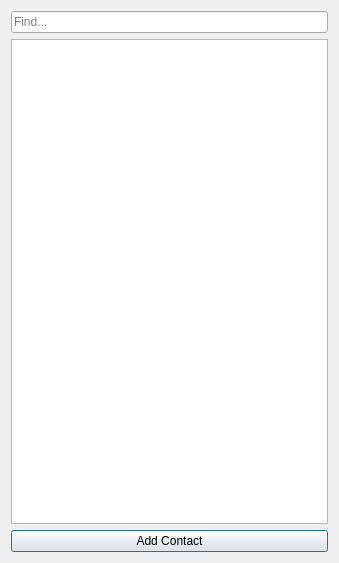
<?xml version="1.0" encoding="UTF-8"?>
<ui version="4.0">
 <class>dialog_add_contact</class>
 <widget class="QDialog" name="dialog_add_contact">
  <property name="geometry">
   <rect>
    <x>0</x>
    <y>0</y>
    <width>339</width>
    <height>563</height>
   </rect>
  </property>
  <property name="windowTitle">
   <string>Add Contact</string>
  </property>
  <layout class="QVBoxLayout" name="verticalLayout_2">
   <item>
    <layout class="QVBoxLayout" name="verticalLayout">
     <item>
      <widget class="QLineEdit" name="le_find_user">
       <property name="placeholderText">
        <string>Find...</string>
       </property>
      </widget>
     </item>
     <item>
      <widget class="QListWidget" name="lw_users"/>
     </item>
     <item>
      <widget class="QPushButton" name="pb_add_contact">
       <property name="text">
        <string>Add Contact</string>
       </property>
      </widget>
     </item>
    </layout>
   </item>
  </layout>
 </widget>
 <resources/>
 <connections/>
</ui>
